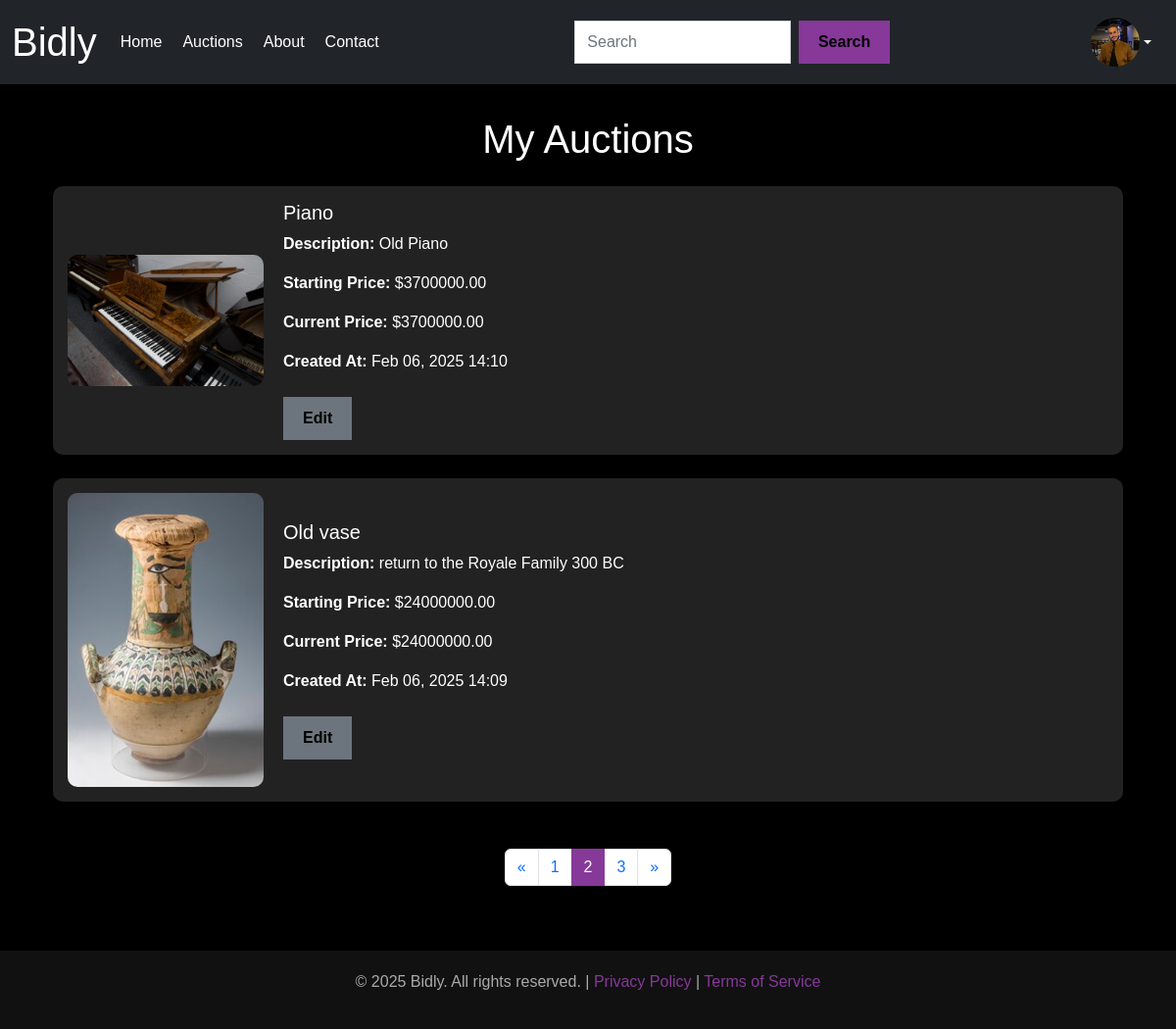
/auctions/my-auctions/?page=2 (signed in), run on the app's committed database.
### users/models.py (models this page shows, shortened)
class CustomUser(AbstractUser):
    GENDER_CHOICES = [
        ('M','Male'),
        ('F','Female'),
    ]
    gender = models.CharField(max_length=1, choices=GENDER_CHOICES, blank=True, null=True)
    notify_me = models.BooleanField(default=False)  # Checkbox for email notifications
    profile_picture = models.ImageField(upload_to='profile_pictures/', blank=True, null=True)

### auctions/models.py (models this page shows)
class Auction(models.Model):
    title = models.CharField(max_length=255)
    description = models.TextField()
    starting_price = models.DecimalField(max_digits=10, decimal_places=2)
    current_price = models.DecimalField(max_digits=10, decimal_places=2, null=True, blank=True)
    created_by = models.ForeignKey(settings.AUTH_USER_MODEL, on_delete=models.CASCADE)
    created_at = models.DateTimeField(auto_now_add=True)
    image = models.ImageField(upload_to='auction_images/', blank=True, null=True)
    ends_at = models.DateTimeField()

### auctions/views.py (the view)
# urls.py: path('my-auctions/', views.my_auctions, name='my_auctions'),
@login_required
def my_auctions(request):
    user_auctions = Auction.objects.filter(created_by=request.user).order_by('-created_at')
    paginator = Paginator(user_auctions, 2)  # Show 2 auctions per page
    page_number = request.GET.get('page')  # Get the current page number from the query parameters
    user_auctions = paginator.get_page(page_number)  # Get the auctions for the current page
    return render(request, 'my_auctions.html', {'auctions': user_auctions})

### auctions/templates/my_auctions.html (shortened to what this page needs)
{% extends 'base.html' %}
{% load static %}
{% block content %}
<div class="container mt-5">
    <h1 class="text-center mb-4">My Auctions</h1>
    <div class="row">
        {% for auction in auctions %}
        <div class="col-12 mb-4">
            <div class="d-flex align-items-center" style="background-color: #222; color: #fff; border-radius: 10px; padding: 15px;">
                <div style="flex: 1; max-width: 200px;">
                    {% if auction.image %}
                    <img src="{{ auction.image.url }}" alt="{{ auction.title }}" style="width: 100%; height: auto; border-radius: 10px;">
                    {% else %}
                    <img src="{% static 'images/default_product.jpg' %}" alt="Default Image" style="width: 100%; height: auto; border-radius: 10px;">
                    {% endif %}
                </div>
                <div style="flex: 2; margin-left: 20px;">
                    <h5>{{ auction.title }}</h5>
                    <p><strong>Description:</strong> {{ auction.description }}</p>
                    <p><strong>Starting Price:</strong> ${{ auction.starting_price }}</p>
                    <p><strong>Current Price:</strong> ${{ auction.current_price }}</p>
                    <p><strong>Created At:</strong> {{ auction.created_at|date:"M d, Y H:i" }}</p>
                    <a href="{% url 'edit_auction' auction.pk %}" class="btn btn-secondary mt-2" style="background-color: #6c757d; border: none;">Edit</a>
                </div>
            </div>
        </div>
        {% empty %}
        <p class="text-center">You have not created any auctions yet.</p>
        {% endfor %}
    </div>
    <div class="d-flex justify-content-center mt-4">
        <nav aria-label="Page navigation">
            <ul class="pagination">
                {% if auctions.has_previous %}
                <li class="page-item">
                    <a class="page-link" href="?page={{ auctions.previous_page_number }}" aria-label="Previous">
                        <span aria-hidden="true">&laquo;</span>
                    </a>
                </li>
                {% else %}
                <li class="page-item disabled">
                    <span class="page-link">&laquo;</span>
                </li>
                {% endif %}
                {% for page_num in auctions.paginator.page_range %}
                <li class="page-item {% if page_num == auctions.number %}active{% endif %}">
                    <a class="page-link" href="?page={{ page_num }}">{{ page_num }}</a>
                </li>
                {% endfor %}
                {% if auctions.has_next %}
                <li class="page-item">
                    <a class="page-link" href="?page={{ auctions.next_page_number }}" aria-label="Next">
                        <span aria-hidden="true">&raquo;</span>
                    </a>
                </li>
                {% else %}
                <li class="page-item disabled">
                    <span class="page-link">&raquo;</span>
                </li>
                {% endif %}
            </ul>
        </nav>
    </div>
</div>
{% endblock %}

### auction_home/templates/base.html (shortened to what this page needs)
{% load static %}
<!DOCTYPE html>
<html lang="en">
<head>
    <link href="https://cdn.jsdelivr.net/npm/bootstrap@5.2.3/dist/css/bootstrap.min.css" rel="stylesheet">
</head>
<body>
<nav class="navbar navbar-expand-lg navbar-dark bg-dark fixed-top">
    <div class="container-fluid">
        <a class="navbar-brand fs-1" href="{% url 'home' %}">Bidly</a>
        <div class="collapse navbar-collapse" id="navbarSupportedContent">
            <ul class="navbar-nav me-auto mb-2 mb-lg-0">
                <li class="nav-item">
                    <a class="nav-link" href="{% url 'home' %}">Home</a>
                </li>
                <li class="nav-item">
                    {% if user.is_authenticated %}
                        <a class="nav-link" href="{% url 'auctions' %}">Auctions</a>
                    {% else %}
                        <a class="nav-link" href="#" onclick="alert('You need to log in first!');">Auctions</a>
                    {% endif %}
                </li>
                <li class="nav-item">
                    <a class="nav-link" href="{% url 'about' %}">About</a>
                </li>
                <li class="nav-item">
                    <a class="nav-link" href="{% url 'contact' %}">Contact</a>
                </li>
            </ul>
            <form class="d-flex mx-auto" role="search" style="width: 30%;">
                <input class="form-control me-2" type="search" placeholder="Search" aria-label="Search">
                <button class="btn btn-outline-dark" type="submit">Search</button>
            </form>
            <ul class="navbar-nav ms-auto mb-2 mb-lg-0">
                {% if user.is_authenticated %}
                    <li class="nav-item dropdown">
                        <a class="nav-link dropdown-toggle d-flex align-items-center" href="#" id="profileDropdown" role="button" data-bs-toggle="dropdown" aria-expanded="false">
                            {% if user.profile_picture %}
                                <img src="{{ user.profile_picture.url }}" alt="Profile Picture" class="rounded-circle" style="width: 50px; height: 50px; object-fit: cover;">
                            {% else %}
                                <img src="{% static 'images/default_pp.jpg' %}" alt="Default Profile Picture" class="rounded-circle" style="width: 50px; height: 50px; object-fit: cover;">
                            {% endif %}
                        </a>
                    </li>
                {% endif %}
            </ul>
        </div>
    </div>
</nav>
    <div class="container">
        {% block content %}{% endblock %}
    </div>
    <footer>
        <p>&copy; 2025 Bidly. All rights reserved. | <a href="#">Privacy Policy</a> | <a href="#">Terms of Service</a></p>
    </footer>
</body>
</html>

### auction_home/templates/base.html (style rules this page uses)
.form-control, .btn { border-radius: 0; }
.btn { background-color: #863999; color: #000; font-weight: bold; border: none; padding: 10px 20px; transition: transform 0.3s ease, background-color 0.3s ease, color 0.3s ease; }
.btn { background-color: #863999; color: #000; font-weight: bold; border: none; padding: 10px 20px; transition: transform 0.3s ease, background-color 0.3s ease; }
body { background-color: #000; color: #fff; font-family: Arial, sans-serif; overflow-x: hidden; }
.navbar { background-color: #111; }
.navbar-brand, .nav-link { color: #fff !important; }
footer { text-align: center; padding: 20px; background-color: #111; color: #aaa; margin-top: 50px; }
footer a { color: #863999; text-decoration: none; }
.navbar-nav .nav-item { margin-right: 5px; }
.navbar-nav .nav-item img { margin-left: 10px; }

### auctions/templates/my_auctions.html (style rules this page uses)
body { padding-top: 70px; }
.pagination .active .page-link { background-color: #863999; color: #fff; border-color: #863999; }

### data on the page
CustomUser: profile_picture (picture)
Auction: image (picture), title "Piano", description "Old Piano", starting_price "3700000.00", current_price "3700000.00", created_at "Feb 06, 2025 14:10"
Auction: image (picture), title "Old vase", description "return to the Royale Family 300 BC", starting_price "24000000.00", current_price "24000000.00", created_at "Feb 06, 2025 14:09"

### other printed values
{{ page_num }} "1" "2" "3"
